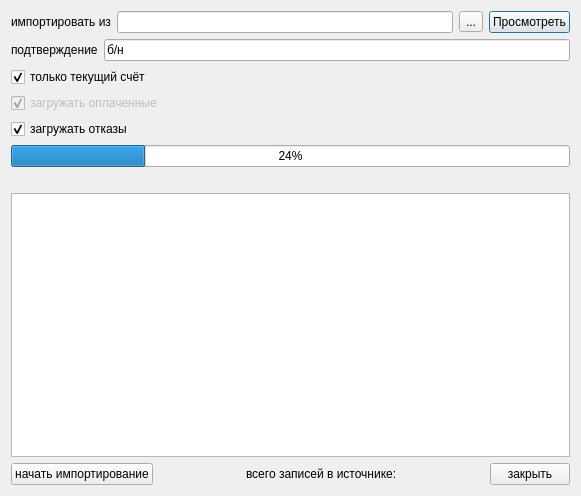
<?xml version="1.0" encoding="UTF-8"?>
<ui version="4.0">
 <class>Dialog</class>
 <widget class="QDialog" name="Dialog">
  <property name="geometry">
   <rect>
    <x>0</x>
    <y>0</y>
    <width>581</width>
    <height>496</height>
   </rect>
  </property>
  <property name="windowTitle">
   <string>Загрузка отказов оплаты для Новгородской области</string>
  </property>
  <layout class="QGridLayout">
   <item row="0" column="0">
    <layout class="QHBoxLayout">
     <property name="spacing">
      <number>6</number>
     </property>
     <property name="margin">
      <number>0</number>
     </property>
     <item>
      <widget class="QLabel" name="label">
       <property name="text">
        <string>импортировать из</string>
       </property>
      </widget>
     </item>
     <item>
      <widget class="QLineEdit" name="edtFileName"/>
     </item>
     <item>
      <widget class="QToolButton" name="btnSelectFile">
       <property name="text">
        <string>...</string>
       </property>
      </widget>
     </item>
     <item>
      <widget class="QPushButton" name="btnView">
       <property name="text">
        <string>Просмотреть</string>
       </property>
      </widget>
     </item>
    </layout>
   </item>
   <item row="1" column="0">
    <layout class="QHBoxLayout">
     <item>
      <widget class="QLabel" name="label_2">
       <property name="text">
        <string>подтверждение</string>
       </property>
      </widget>
     </item>
     <item>
      <widget class="QLineEdit" name="edtConfirmation">
       <property name="text">
        <string>б/н</string>
       </property>
      </widget>
     </item>
    </layout>
   </item>
   <item row="2" column="0">
    <widget class="QCheckBox" name="chkOnlyCurrentAccount">
     <property name="text">
      <string>только текущий счёт</string>
     </property>
     <property name="checked">
      <bool>true</bool>
     </property>
    </widget>
   </item>
   <item row="3" column="0">
    <widget class="QCheckBox" name="chkImportPayed">
     <property name="enabled">
      <bool>false</bool>
     </property>
     <property name="text">
      <string>загружать оплаченные</string>
     </property>
     <property name="checked">
      <bool>true</bool>
     </property>
    </widget>
   </item>
   <item row="4" column="0">
    <widget class="QCheckBox" name="chkImportRefused">
     <property name="text">
      <string>загружать отказы</string>
     </property>
     <property name="checked">
      <bool>true</bool>
     </property>
    </widget>
   </item>
   <item row="5" column="0">
    <widget class="CProgressBar" name="progressBar">
     <property name="value">
      <number>24</number>
     </property>
     <property name="orientation">
      <enum>Qt::Horizontal</enum>
     </property>
    </widget>
   </item>
   <item row="6" column="0">
    <widget class="QLabel" name="stat">
     <property name="text">
      <string/>
     </property>
    </widget>
   </item>
   <item row="7" column="0">
    <widget class="QTextBrowser" name="log"/>
   </item>
   <item row="8" column="0">
    <layout class="QHBoxLayout">
     <property name="spacing">
      <number>6</number>
     </property>
     <property name="margin">
      <number>0</number>
     </property>
     <item>
      <widget class="QPushButton" name="btnImport">
       <property name="text">
        <string>начать импортирование</string>
       </property>
      </widget>
     </item>
     <item>
      <spacer>
       <property name="orientation">
        <enum>Qt::Horizontal</enum>
       </property>
       <property name="sizeHint" stdset="0">
        <size>
         <width>40</width>
         <height>20</height>
        </size>
       </property>
      </spacer>
     </item>
     <item>
      <widget class="QLabel" name="labelNum">
       <property name="text">
        <string>всего записей в источнике:</string>
       </property>
      </widget>
     </item>
     <item>
      <spacer>
       <property name="orientation">
        <enum>Qt::Horizontal</enum>
       </property>
       <property name="sizeHint" stdset="0">
        <size>
         <width>40</width>
         <height>20</height>
        </size>
       </property>
      </spacer>
     </item>
     <item>
      <widget class="QPushButton" name="btnClose">
       <property name="text">
        <string>закрыть</string>
       </property>
      </widget>
     </item>
    </layout>
   </item>
  </layout>
 </widget>
 <customwidgets>
  <customwidget>
   <class>CProgressBar</class>
   <extends>QProgressBar</extends>
   <header>library/ProgressBar.h</header>
  </customwidget>
 </customwidgets>
 <resources/>
 <connections/>
</ui>
